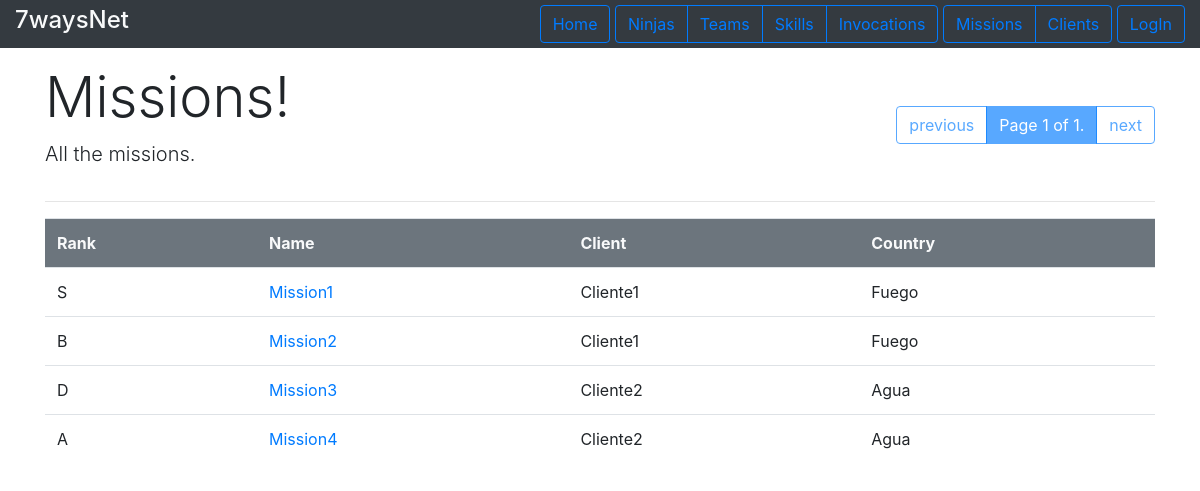
/missions/allMissions/, run on the app's committed database.
### missions/models.py (models this page shows, shortened)
class Mission(models.Model):
    name = models.CharField(max_length=200)
    description = models.TextField()
    rank = models.CharField(max_length=10)
    reward = models.IntegerField()
    available = models.BooleanField(default=True)
    client = models.ForeignKey(Client, on_delete=models.CASCADE)
    team = models.ForeignKey(Team, on_delete=models.CASCADE, default=None, blank=True,null=True)
    inventory = models.OneToOneField(Inventory, on_delete=models.CASCADE, default=None, null=True, blank=True)
    leader = models.ForeignKey(JouninNinja, on_delete=models.CASCADE, default=None, blank=True,null=True)

class Client(models.Model):
    name = models.CharField(max_length=200)
    country = models.CharField(max_length=200)
    user = models.OneToOneField(User,on_delete=models.CASCADE)

### missions/views.py (the view)
# urls.py: path('allMissions/', views.ShowAllMissionsView.as_view(), name='show_all_missions'),
class ShowAllMissionsView(generic.ListView):
    template_name = 'missions/show_all_missions.html'
    context_object_name = 'all_missions_list'
    paginate_by = 5
    def get_queryset(self):
        return Mission.objects.all()

### missions/templates/missions/show_all_missions.html (shortened to what this page needs)
{% extends 'base_list.html'%}
{% block listheader %}
    <div>
        <h1 class="display-4"> Missions! </h1>
        <p class="lead"> All the missions.</p>
    </div>
{% endblock %}
{% block content %}
    {% if all_missions_list %}
        <table class="table">
            <tr class="bg-secondary text-light ">
                <th>Rank</th><th>Name</th><th>Client</th><th>Country</th>
            </tr>
            {% for mission in all_missions_list %}
                <tr>
                    <td> {{mission.rank}}</td>
                    <td><a href="{% url 'missions:mission_details' mission.pk%}"> {{mission.name}}</a></td>
                    <td>{{mission.client.name}}  </td>
                    <td>{{mission.client.country}}</td>
                </tr>
            {% endfor %}
        </table>
    {% else %}
    <p>No missions in database.</p>
    {% endif %}
{% endblock %}

### data on the page
Mission: rank "S", name "Mission1", client.name "Cliente1", client.country "Fuego"
Mission: rank "B", name "Mission2", client.name "Cliente1", client.country "Fuego"
Mission: rank "D", name "Mission3", client.name "Cliente2", client.country "Agua"
Mission: rank "A", name "Mission4", client.name "Cliente2", client.country "Agua"

### other printed values
{{ page_obj.number }} "1"
{{ page_obj.paginator.num_pages }} "1"
